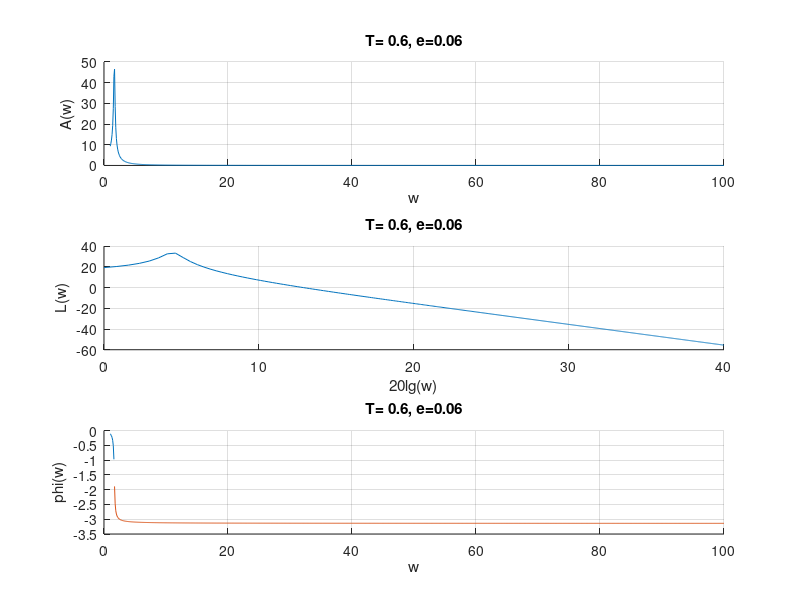
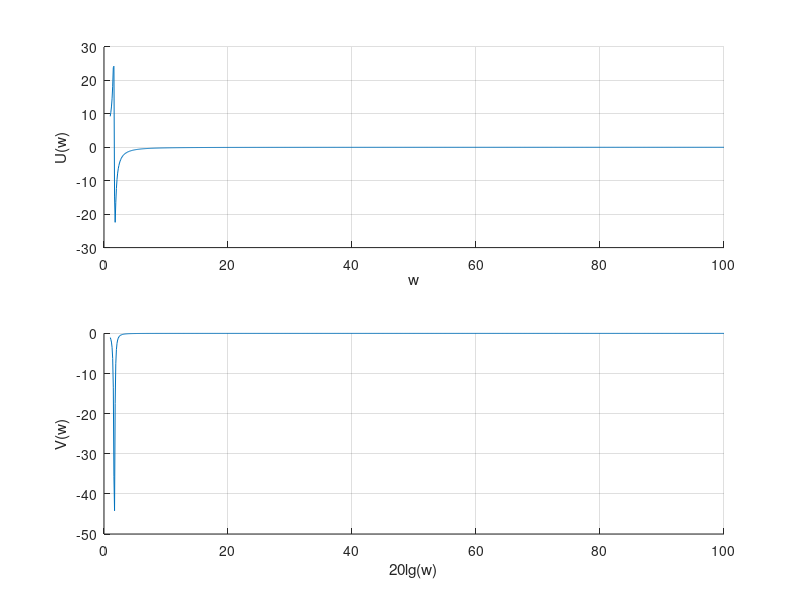

These figures' MATLAB source, in order:
 %
 % Copyright (C) 2024 Kirill Turintsev <billiscreezo228@gmail.com>
 % See LICENSE file for licensing details.
 %
 % This file contains Oscillatory link model
 %

k = 6;
T2 = 0.5;
T = T2 * 1.2;
e = 0.06;
w = 1:0.1:100;

U = k * (1 - T^2 * w.^2) ./ ((1 - T^2 * w.^2).^2 + (2*e*T*w).^2);
V = -2*k*T*e.*w ./ ((1 - T^2 * w.^2).^2 + (2*e*T*w).^2);

A = k ./ sqrt((1 - T^2 * w.^2).^2 + (2*e*T*w).^2);

w1 = w(w <= 1/T);
w2 = w(w >= 1/T);
ph1 = -atan(2*e*T.*w1 ./ (1 - T.^2.*w1.^2));
ph2 = -pi - atan(2*e*T.*w2 ./ (1 - T.^2.*w2.^2));

L = 20 * log10(k) - 20 * log10(sqrt((1 - T^2 * w.^2).^2 + (2*e*T*w).^2));

figure(1)
subplot(3,1,1), hold on, grid on, title(['T= ', num2str(T), ', e=', num2str(e)])
plot(w, A), xlabel('w'), ylabel('A(w)')

subplot(3,1,2), hold on, grid on, title(['T= ', num2str(T), ', e=', num2str(e)])
plot(20*log10(w), L), xlabel('20lg(w)'), ylabel('L(w)')

subplot(3,1,3), hold on, grid on, title(['T= ', num2str(T), ', e=', num2str(e)])
plot(w1, ph1), plot(w2, ph2), xlabel('w'), ylabel('phi(w)')

figure(2)
subplot(2,1,1), hold on, grid on
plot(w, U), xlabel('w'), ylabel('U(w)')

subplot(2,1,2), hold on, grid on
plot(w, V), xlabel('20lg(w)'), ylabel('V(w)')